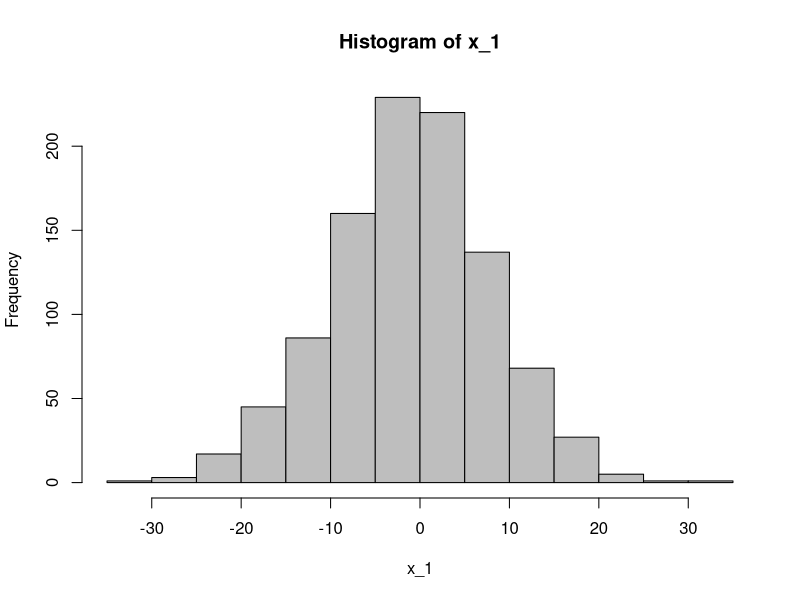
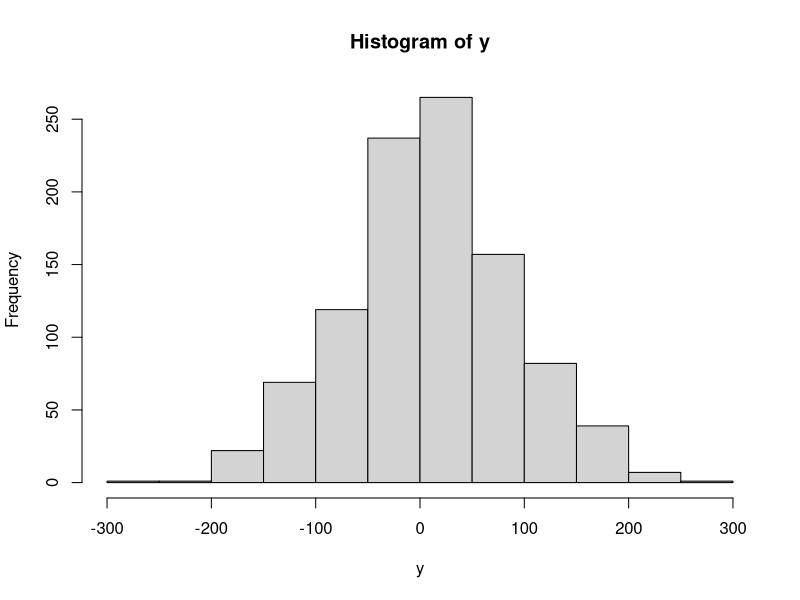
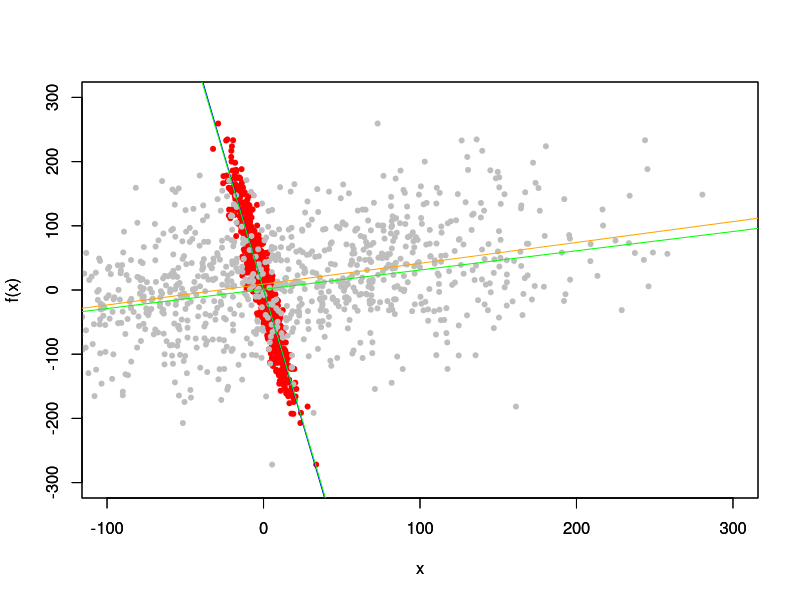

R code for these plots, in order:
rm(list=ls(all=TRUE))
x_1 <- rnorm(1000,-1,9)
x_2 <- rnorm(1000,1,97)
hist(x_1, col='grey')
true_error <- rnorm(1000,0,3)
true_beta_0 <- 1.1
true_beta_1 <- -8.2
true_beta_2 <- 0.3
y <- true_beta_0 + true_beta_1*x_1 + true_beta_2*x_2 + true_error
hist(y)
limx=c(-100, 300)
limy=c(-300, 300)
plot(x_1, y, pch=20, col='red', xlim=limx, ylim=limy, xlab = 'x', ylab = 'f(x)')
par(new=TRUE)
plot(x_2, y, pch=20, col='grey', xlim=limx, ylim=limy, xlab = 'x', ylab = 'f(x)')

fit1 <- lm(y ~ x_1+x_2)
fit2 <- lm(y ~ x_1)
fit3 <- lm(y ~ x_2)
res1 <- summary(fit1)
res2 <- summary(fit2)
res3 <- summary(fit3)
abline(fit2$coefficients, col='blue')
abline(fit3$coefficients, col='orange')
abline(fit1$coefficients[c(1,2)], col='green')
abline(fit1$coefficients[c(1,3)], col='green')